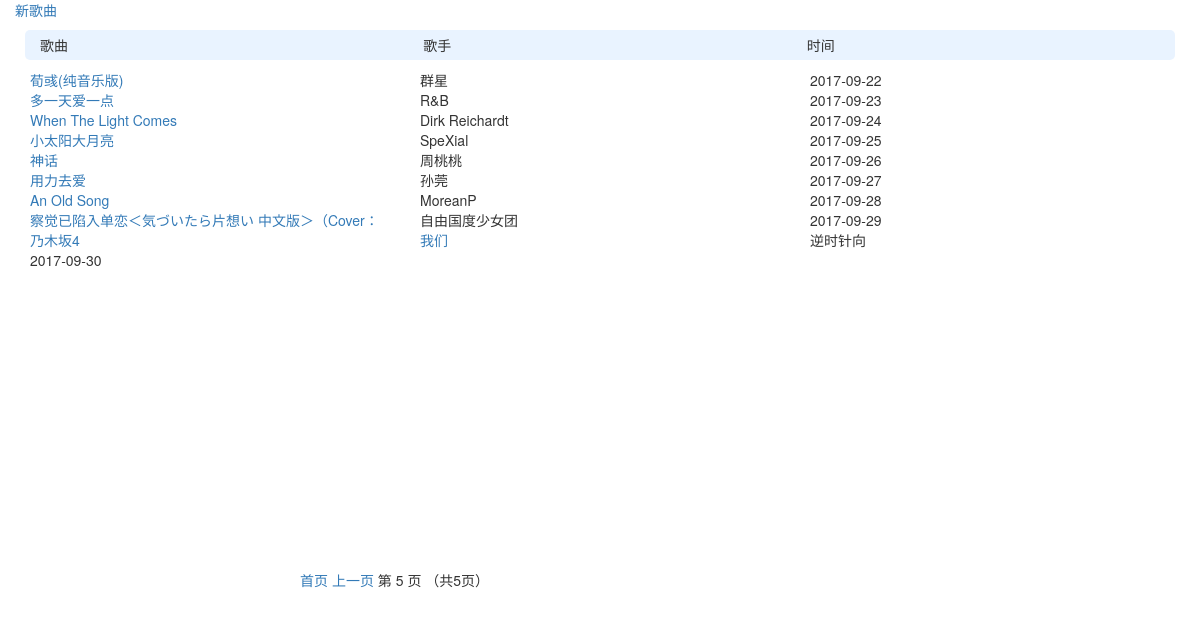
Before: /list/index/?page=5 with the older database file.
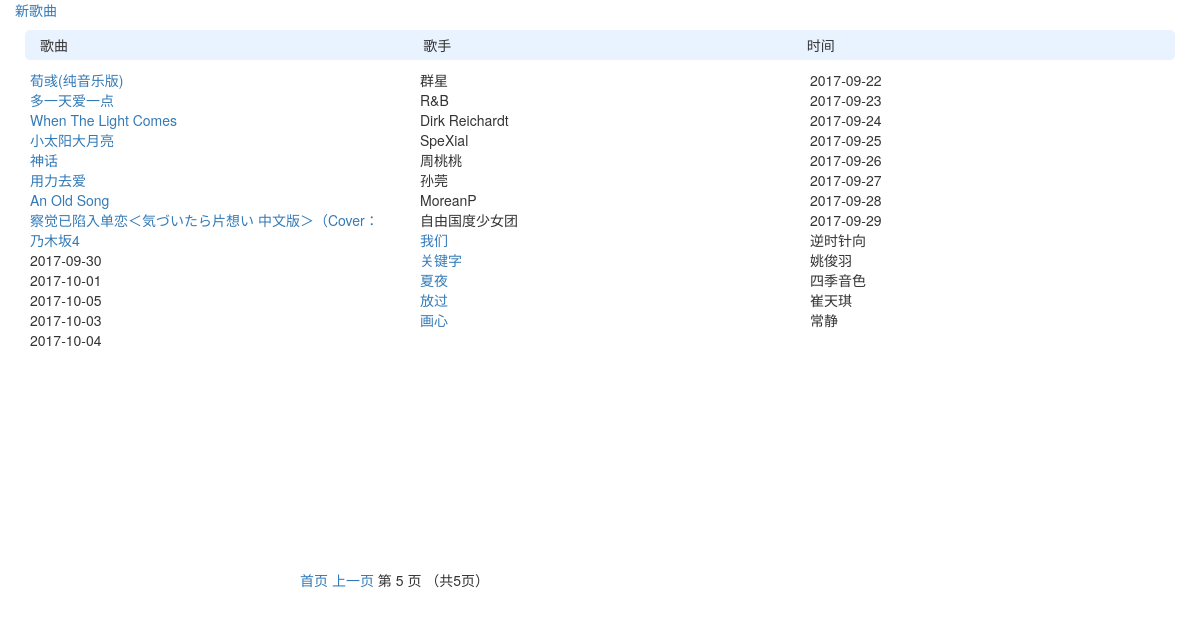
After: the same page with the newer database file.
### list/models.py (models this page shows)
class Article(models.Model):
    song_name = models.CharField('歌名', max_length=32, null=False)
    singer = models.CharField('歌手', max_length=32, null=True)
    createTime = models.DateTimeField('添加时间', auto_now=True)

### list/views.py (the view)
def index(request):
    articles_list = models.Article.objects.all()
    paginator = Paginator(articles_list, 25)# Show 25 contacts per page
    pages = paginator.count
    page = request.GET.get('page')
    try:
        articles = paginator.page(page)
    except PageNotAnInteger:
        articles = paginator.page(1)
    except EmptyPage:
        articles = paginator.page(paginator.num_pages)
    return render(request, 'list/index.html', {'articles': articles})

### list/templates/list/index.html (shortened to what this page needs)
<!DOCTYPE html>
<html lang="en">
<head>
    <link rel="stylesheet" href="https://maxcdn.bootstrapcdn.com/bootstrap/3.3.4/css/bootstrap.min.css">
    <link rel="stylesheet" href="https://maxcdn.bootstrapcdn.com/bootstrap/3.3.4/css/bootstrap-theme.min.css">
</head>
<body>
    <div  class="col-md-12" style="height: 550px;">
        <a href="{% url 'list:edit_page' 0 %}">新歌曲</a>  <br/>
        <div class="title">
            <span class="col-md-4 inline">歌曲</span>
            <span class="col-md-4 inline">歌手</span>
            <span class="col-md-4 inline">时间</span>
        </div>
    {% for article in articles %}
        <div>
            <a class="col-md-4 inline" href="{% url 'list:article_page' article.id %}">{{article.song_name }}</a>
            <span class="col-md-4 inline">{{article.singer }}</span>
            <span class="col-md-4 inline">{{article.createTime|date:"Y-m-d" }}</span>
        </div>
    {% endfor %}
    </div>
    <div class="pagination" style="position:relative; left:300px;">
            <span class="step-links">
                {% if articles.has_previous %}
                    <a href="?page=1">首页</a>
                    <a href="?page={{ articles.previous_page_number }}">上一页</a>
                {% endif %}
                <span class="current">
                    第 {{ articles.number }} 页 （共{{ articles.paginator.num_pages }}页）
                </span>
            </span>
        </div>
</body>
</html>

### list/templates/list/index.html (style rules this page uses)
body { font-family: "Helvetica Neue", Helvetica, Arial, sans-serif, '微软雅黑'; }
a { text-decoration: none; }
.inline { display: inline-block; }
.title { background-color: #e9f3ff; height: 30px; line-height: 30px; border-radius: 5px; margin: 10px; }

Changed rows visible on the page:
added Article: song_name "关键字", singer "姚俊羽", createTime "2017-10-01"
added Article: song_name "夏夜", singer "四季音色", createTime "2017-10-05"
added Article: song_name "放过", singer "崔天琪", createTime "2017-10-03"
added Article: song_name "画心", singer "常静", createTime "2017-10-04"
